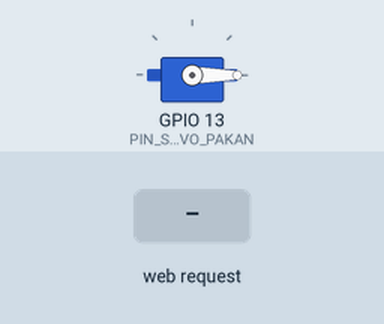
Simulated run of this sketch. Board: ESP32. Parts: servo. The test bench sets the inputs (shaded band). WiFi joins after 1.5 s; servers stay silent unless stated; what the sketch prints to the serial monitor is not drawn.

Above: at 3.7 s.
3.8 s: HTTP request GET /feed received
At 3.9 s:
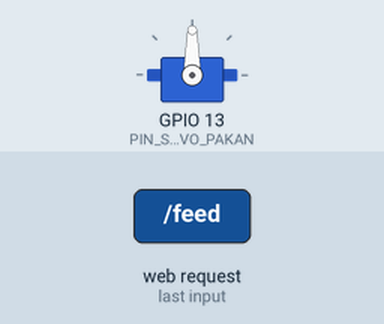
6.8 s: HTTP request GET /feed?gram=120 received
At 7.1 s:
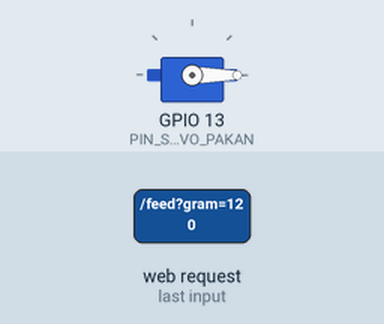
Timing chart, 0 to 15.8 s (numbered marks = the images above; inputs shaded):
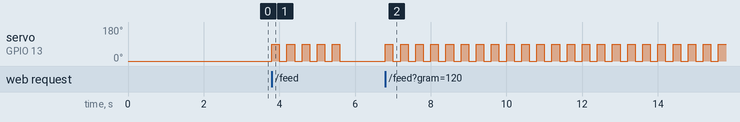

Measured:
- after the input at 3.8 s, servo on GPIO 13 (PIN_SERVO_PAKAN): alternates 90° for 0.20 s and 0° for 0.20 s, 10 changes in all, then stays 0°, starting at once
- after the input at 6.8 s, servo on GPIO 13 (PIN_SERVO_PAKAN): alternates 90° for 0.20 s and 0° for 0.20 s, starting at once

The sketch:

arduino_code.ino
```cpp
/*
 * ===================================================================
 * SKETSA ARDUINO / ESP32: SISTEM PAKAN & MONITORING AIR KOLAM IKAN
 * Terhubung dengan Web Dashboard Laptop & Handphone
 * ===================================================================
 *
 * Hardware yang didukung:
 * 1. Mikrokontroler : ESP32 atau ESP8266 NodeMCU
 * 2. Sensor Suhu    : DS18B20 Waterproof (Pin Data D4 / GPIO 4)
 * 3. Sensor Keruh   : Turbidity Sensor Analog Gravity (Pin A0 / GPIO 34)
 * 4. Dispenser Pakan: Motor Servo MG995 / SG90 (Pin PWM D2 / GPIO 13)
 *
 * Library yang dibutuhkan di Arduino IDE:
 * - OneWire
 * - DallasTemperature
 * - ESP32Servo (jika pakai ESP32) atau Servo (jika ESP8266)
 * - WiFi & WebServer (bawaan board ESP)
 */

#if defined(ESP8266)
  #include <ESP8266WiFi.h>
  #include <ESP8266WebServer.h>
  #include <Servo.h>
  ESP8266WebServer server(80);
#elif defined(ESP32)
  #include <WiFi.h>
  #include <WebServer.h>
  #include <ESP32Servo.h>
  WebServer server(80);
#endif

#include <OneWire.h>
#include <DallasTemperature.h>

// ===== 1. KONFIGURASI WIFI RUMAH / HOTSPOT HP =====
const char* ssid     = "NAMA_WIFI_ANDA";        // Ganti dengan SSID WiFi
const char* password = "PASSWORD_WIFI_ANDA";    // Ganti dengan Password WiFi

// ===== 2. KONFIGURASI PIN HARDWARE =====
#define PIN_SUHU_DS18B20  4   // Pin Data DS18B20 (Gunakan resistor pull-up 4.7k ke 3.3V)
#define PIN_TURBIDITY    34   // Pin Analog Sensor Kekeruhan Air (A0 di ESP8266 atau GPIO34 di ESP32)
#define PIN_SERVO_PAKAN  13   // Pin Kontrol Motor Servo Dispenser

OneWire oneWire(PIN_SUHU_DS18B20);
DallasTemperature sensorSuhu(&oneWire);
Servo servoPakan;

// Variabel status
float suhuAir = 28.5;
int kekeruhanNTU = 18;
int sisaPakanGram = 850;

// Kalibrasi putaran servo per gram pakan
// Misal 1 siklus buka-tutup (100ms) mengeluarkan rata-rata 5 gram pakan
const int GRAM_PER_CYCLE = 5;

// ===================================================================
// FUNGSI BACA SENSOR
// ===================================================================
void updateSensors() {
  // 1. Baca Suhu Air (DS18B20)
  sensorSuhu.requestTemperatures();
  float t = sensorSuhu.getTempCByIndex(0);
  if (t != DEVICE_DISCONNECTED_C && t > 0) {
    suhuAir = t;
  }

  // 2. Baca Sensor Kekeruhan (Analog to Voltage to NTU)
  int sensorValue = analogRead(PIN_TURBIDITY);
  float voltage = sensorValue * (3.3 / 4095.0); // Sesuaikan jika pakai ESP8266 (3.3 / 1023.0)

  // Rumus estimasi konversi voltase ke NTU sederhana
  // Voltase tinggi (~3.0V ke atas) = Jernih (NTU rendah)
  // Voltase rendah (<2.5V) = Keruh (NTU tinggi)
  float ntu = -1120.4 * (voltage * voltage) + 5742.3 * voltage - 4353.8;
  if (ntu < 0) ntu = 0;
  if (ntu > 100) ntu = 100;
  kekeruhanNTU = (int)ntu;
}

// ===================================================================
// FUNGSI MOTOR DISPENSER PAKAN (SERVO)
// ===================================================================
void putarServoPakan(int gram) {
  int jumlahSiklus = gram / GRAM_PER_CYCLE;
  if (jumlahSiklus < 1) jumlahSiklus = 1;

  Serial.print("Mengeluarkan pakan sebanyak: ");
  Serial.print(gram);
  Serial.println(" gram...");

  for (int i = 0; i < jumlahSiklus; i++) {
    servoPakan.write(90);  // Katup corong pakan terbuka
    delay(200);            // Waktu pakan jatuh
    servoPakan.write(0);   // Katup corong pakan tertutup rapat
    delay(200);
  }

  // Kurangi estimasi pakan di tabung
  sisaPakanGram -= gram;
  if (sisaPakanGram < 0) sisaPakanGram = 0;
}

// ===================================================================
// API ENDPOINT HTTP DENGAN DUKUNGAN CORS (UNTUK BROWSER HP/LAPTOP)
// ===================================================================

// Endpoint GET: /data
// Mengembalikan JSON berisi suhu, kekeruhan, dan sisa pakan
void handleGetData() {
  updateSensors();

  String json = "{";
  json += "\"suhu\":" + String(suhuAir, 1) + ",";
  json += "\"kekeruhan\":" + String(kekeruhanNTU) + ",";
  json += "\"sisa_pakan\":" + String(sisaPakanGram);
  json += "}";

  // Berikan header CORS agar browser tidak memblokir koneksi
  server.sendHeader("Access-Control-Allow-Origin", "*");
  server.send(200, "application/json", json);
}

// Endpoint GET: /feed?gram=25
// Menggerakkan servo dispenser pakan
void handleFeed() {
  int gram = 25; // default jika parameter kosong
  if (server.hasArg("gram")) {
    gram = server.arg("gram").toInt();
  }

  putarServoPakan(gram);

  String response = "{\"status\":\"ok\",\"dikeluarkan_gram\":" + String(gram) + "}";
  server.sendHeader("Access-Control-Allow-Origin", "*");
  server.send(200, "application/json", response);
}

// ===================================================================
// SETUP & LOOP UTAMA
// ===================================================================
void setup() {
  Serial.begin(115200);
  delay(1000);
  Serial.println("\n--- Sistem Pakan & Monitoring Air Kolam Ikan ---");

  // Inisialisasi sensor suhu
  sensorSuhu.begin();

  // Inisialisasi pin servo
  servoPakan.attach(PIN_SERVO_PAKAN);
  servoPakan.write(0); // Posisi corong tertutup

  // Hubungkan ke WiFi
  WiFi.mode(WIFI_STA);
  WiFi.begin(ssid, password);
  Serial.print("Menghubungkan ke WiFi: ");
  Serial.print(ssid);

  while (WiFi.status() != WL_CONNECTED) {
    delay(500);
    Serial.print(".");
  }

  Serial.println("\nWiFi Berhasil Terhubung!");
  Serial.print("Alamat IP Arduino Anda: http://");
  Serial.println(WiFi.localIP());
  Serial.println("-> Masukkan Alamat IP di atas pada Menu Pengaturan Alat di Website!");

  // Daftarkan route API
  server.on("/data", HTTP_GET, handleGetData);
  server.on("/feed", HTTP_GET, handleFeed);
  server.begin();
  Serial.println("Server Web Arduino Aktif!");
}

void loop() {
  server.handleClient();
}
```
